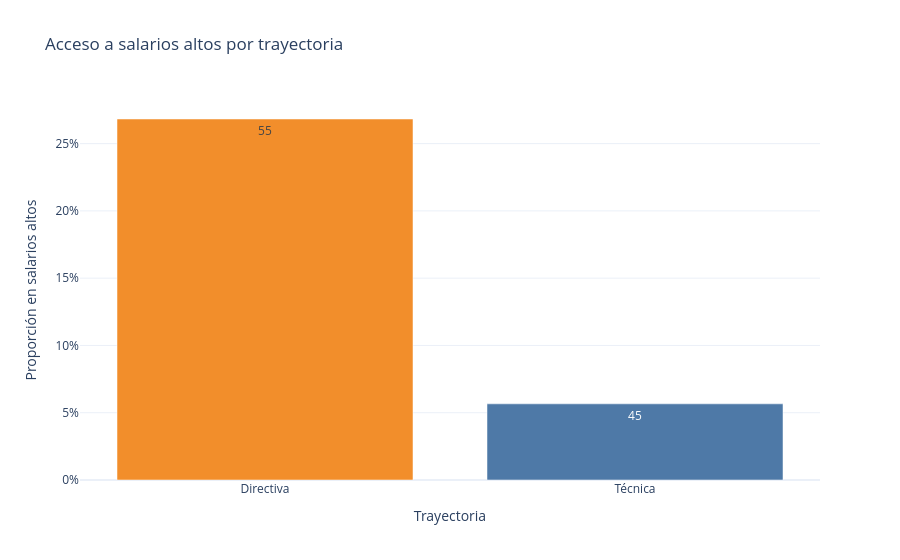

The code cell stored with this chart in its notebook:
### Code cell
# Se compara la proporción de profesionales en el decil salarial superior por trayectoria.

fig = px.bar(
    career_path_summary,
    x="trayectoria",
    y="proporcion_con_salario_alto",
    text="profesionales_con_salario_alto",
    labels={
        "trayectoria": "Trayectoria",
        "proporcion_con_salario_alto": "Proporción en salarios altos",
        "profesionales_con_salario_alto": "Profesionales",
    },
    title="Acceso a salarios altos por trayectoria",
    color="trayectoria",
    color_discrete_map={"Técnica": "#4e79a7", "Directiva": "#f28e2b"},
)
fig.update_yaxes(tickformat=".0%")
fig.update_layout(template="plotly_white", showlegend=False)
fig.show()

### Figure 1 — Plotly figure (JSON) as saved in the notebook; plotly's stock layout.template omitted (floating-point values rounded to 4 significant figures)
{"data": [{"alignmentgroup": "True", "hovertemplate": "Trayectoria=%{x}<br>Proporción en salarios altos=%{y}<br>Profesionales=%{text}<extra></extra>", "legendgroup": "Directiva", "marker": {"color": "#f28e2b", "pattern": {"shape": ""}}, "name": "Directiva", "offsetgroup": "Directiva", "orientation": "v", "showlegend": true, "text": [55], "textposition": "auto", "type": "bar", "x": ["Directiva"], "xaxis": "x", "y": [0.2683], "yaxis": "y"}, {"alignmentgroup": "True", "hovertemplate": "Trayectoria=%{x}<br>Proporción en salarios altos=%{y}<br>Profesionales=%{text}<extra></extra>", "legendgroup": "Técnica", "marker": {"color": "#4e79a7", "pattern": {"shape": ""}}, "name": "Técnica", "offsetgroup": "Técnica", "orientation": "v", "showlegend": true, "text": [45], "textposition": "auto", "type": "bar", "x": ["Técnica"], "xaxis": "x", "y": [0.0566], "yaxis": "y"}], "layout": {"barmode": "relative", "legend": {"title": {"text": "Trayectoria"}, "tracegroupgap": 0}, "showlegend": false, "title": {"text": "Acceso a salarios altos por trayectoria"}, "xaxis": {"anchor": "y", "categoryarray": ["Directiva", "Técnica"], "categoryorder": "array", "domain": [0, 1], "title": {"text": "Trayectoria"}}, "yaxis": {"anchor": "x", "domain": [0, 1], "tickformat": ".0%", "title": {"text": "Proporción en salarios altos"}}}}
